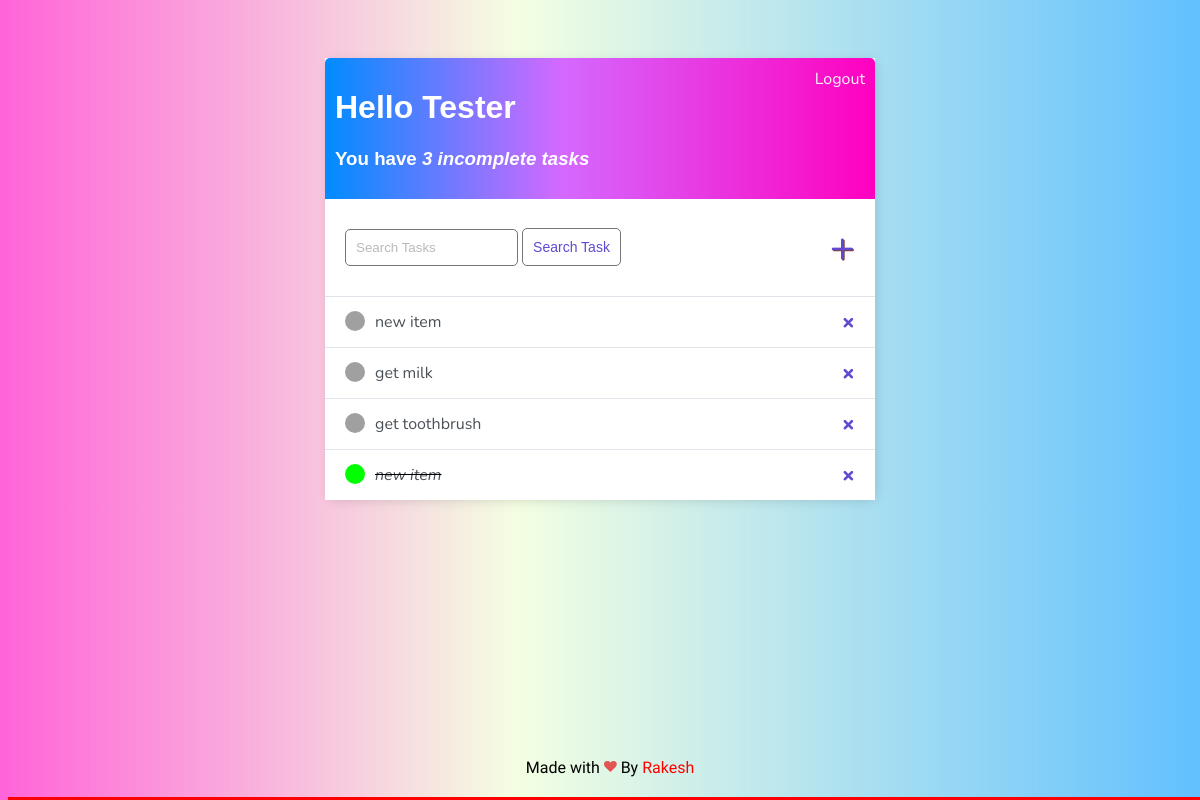
The app's page / (signed in), older data.
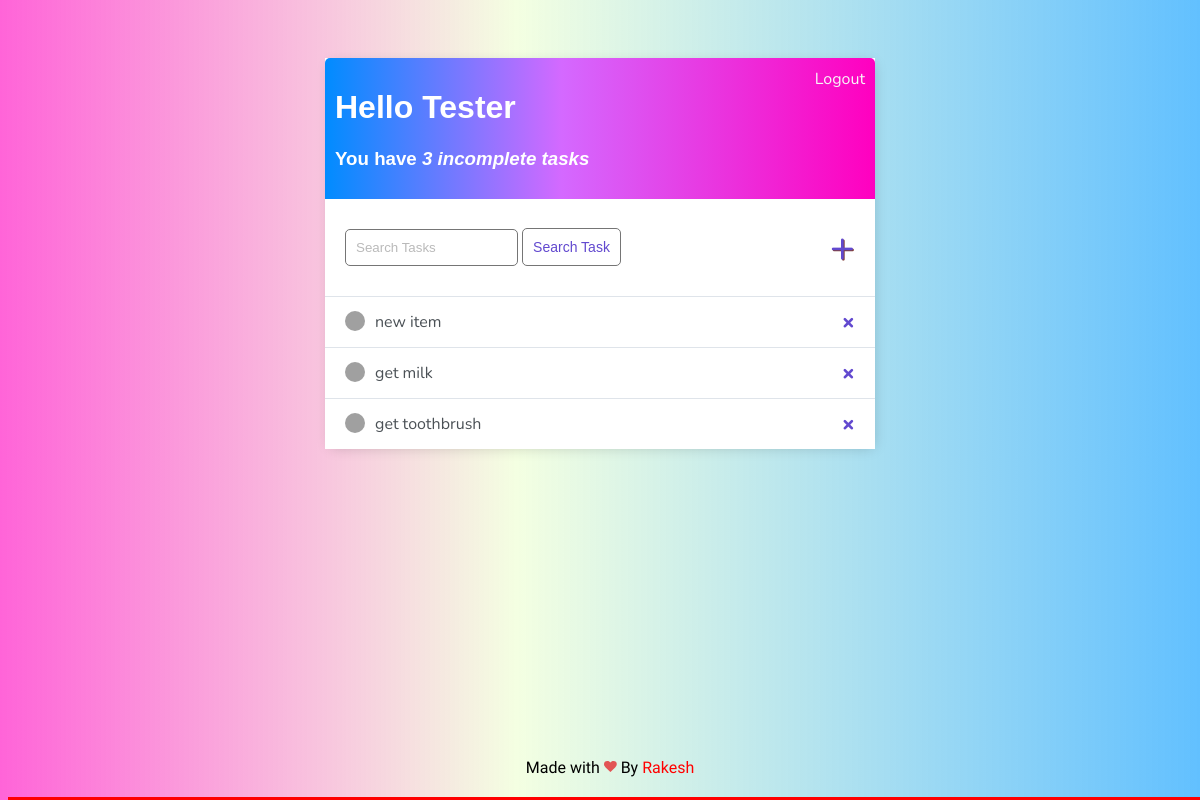
The same page, newer data.
### todo/models.py (models this page shows)
class Task(models.Model):
    user = models.ForeignKey(User, on_delete=models.CASCADE, null= True, blank=True)
    title = models.CharField(max_length=200, null=True)
    description = models.TextField(null=True, blank=True)
    complete = models.BooleanField(default=False)
    createdAt = models.DateTimeField(auto_now_add=True)
    def __str__(self):
        return self.title
    class Meta:
        ordering = ['complete']

### todo/views.py (the view)
# urls.py: path('', TaskList.as_view(), name="task"),
class TaskList(LoginRequiredMixin, ListView):
    model = Task
    context_object_name = "tasks"
    def get_context_data(self, **kwargs):
            context = super().get_context_data(**kwargs)
            context['tasks'] = context['tasks'].filter(user = self.request.user)
            context['count'] = context['tasks'].filter(complete=False).count()
            search_input = self.request.GET.get('search_text') or ''
            if search_input:
                context['tasks'] = context['tasks'].filter(title__icontains=search_input)
                context['search_input'] = search_input
            return context

### todo/templates/todo/task_list.html
{% extends 'todo/main.html' %}
{% block content %}
<div class="header-bar">
    <div>
        <h1>Hello {{ request.user|title }}</h1>
        <h3>You have <i>{{ count }} incomplete task{{ count|pluralize:'s' }}</i></h3>
    </div>
    {% if request.user.is_authenticated %}
    <a href="{% url 'logout' %}">Logout</a>
    {% else %}
    <a href="{% url 'login' %}">Login</a>
{% endif %}
</div>
<div id="search-add-wrapper">
    <form action="" method="get">
        <input type="text" name="search-area" placeholder="Search Tasks ">
        <input class="button" type="submit" value="Search Task">
    </form>
    <a id="add-link" href="{% url 'task-create' %}">&#x2b;</a>
</div>
<div class="card-bdy">
<div class="task-items-wrapper">
    {% for task in tasks %}
    <div class="task-wrapper">
        {% if task.complete %}
        <div class="task-title">
            <div class="task-complete-icon"></div>
            <i><s><a href="{% url 'task-update' task.id%}">{{ task }}</a></s></i>
        </div>
        <a class="delete-link" href="{% url 'task-delete' task.id %}">&#215;</a>
        {% else %}
        <div class="task-title">
            <div class="task-incomplete-icon"></div>
            <a href="{% url 'task-update' task.id%}">{{ task }}</a>
        </div>
        <a class="delete-link" href="{% url 'task-delete' task.id %}">&#215;</a>
        {% endif %}
    </div>
    {% empty %}
    <small><p style="color:Tomato;">Your task list is empty !!!</p></small>
    {% endfor %}
</div>
</div>
{% endblock content %}

### todo/templates/todo/main.html (shortened to what this page needs)
<!DOCTYPE html>
<html lang="en">
<head>
</head>
<body>
    <div class="container">
        {% block content %}
        {% endblock content %}
    </div>
</body>
  <footer style="background-color: transparent; padding: 20px; position: absolute;text-align: center; bottom: 0; width: 97%;">
    Made with
    By <a href="http://ghubrakesh.github.io" style="color: red; text-decoration: none; ">Rakesh</a>
</footer>
</html>

### todo/templates/todo/main.html (style rules this page uses)
body { background: linear-gradient(90deg, #ff00bf9b 0%, #c6ff6932 43%, #0099ff9d 100%); font-family: 'Nunito', sans-serif; padding-top: 50px; }
.container { max-width: 550px; margin: auto; background-color: #fff; -webkit-box-shadow: 2px 2px 13px -4px rgba(0, 0, 0, 0.21); box-shadow: 2px 2px 13px -4px rgba(0, 0, 0, 0.21); }
.header-bar { display: flex; justify-content: space-between; color: #fff; padding: 10px; border-radius: 5px 5px 0 0; background: linear-gradient(90deg, #008cff 0%, #d469ff 43%, #ff00bf 100%); }
h1, h2, h3, h4, h5, h6 { font-family: 'Raleway', sans-serif; }
.task-wrapper { display: flex; align-items: center; justify-content: space-between; background-color: #fff; border-top: 1px solid #dfe4ea; overflow: hidden; transition: height 0.3s ease; height: 50px; }
.task-title { display: flex; padding: 20px; }
.task-title a { text-decoration: none; color: #4b5156; margin-left: 10px; }
.task-incomplete-icon { height: 20px; width: 20px; background-color: rgb(160, 160, 160); border-radius: 50%; }
.delete-link { text-decoration: none; font-weight: 900; color: #6249cf; font-size: 22px; line-height: 0; padding: 20px 20px; transition: all 0.3s ease; }
.header-bar a { text-decoration: none; color: rgb(247, 247, 247); transition: all 0.3s ease; }
#search-add-wrapper { display: flex; justify-content: space-between; align-items: center; padding: 20px; }
input[type=text], input[type=password], textarea { border: 1px solid #757575; border-radius: 5px; padding: 10px; width: 50%; }
::placeholder { font-weight: 300; opacity: 0.5; }
.button { border: 1px solid #757575; background-color: #FFF; color: #6249cf; padding: 10px; font-size: 14px; border-radius: 5px; cursor: pointer; transition: all 0.3s ease; }
#add-link { color: #6249cf; text-decoration: none; font-size: 42px; text-shadow: 1px 1px #81413b; transition: all 0.3s ease; }
footer { font-family: 'Catamaran', 'Hammersmith One', sans-serif; border-bottom: 3px solid red; }

Row changes from the older to the newer data that the page shows:
removed Task: title "new item"
